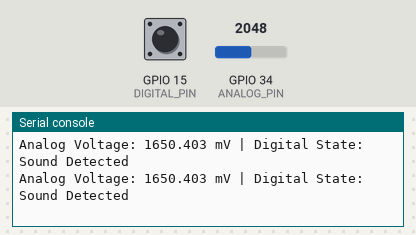
Bench run of a program on a simulated ESP32 board running MicroPython. Parts: the last lines printed to the serial console. Inputs (shaded band) come from the test bench; at power-on: GPIO 15 (DIGITAL_PIN) HIGH, GPIO 34 (ANALOG_PIN) = 2048 (analog values on the 0–4095 scale).

Above: at 1.2 s.
1.3 s: GPIO 15 (DIGITAL_PIN) pulled LOW for 1.2 s
At 2.6 s:
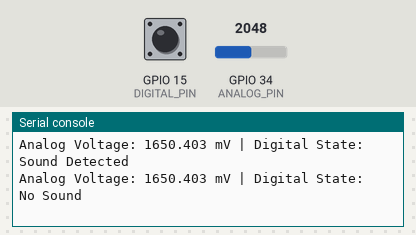
4.0 s: GPIO 34 (ANALOG_PIN) set to 2866
At 4.8 s:
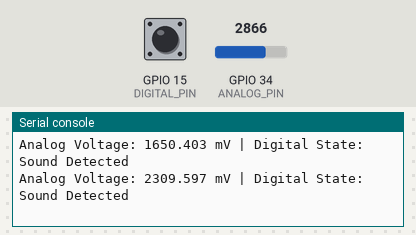
5.5 s: GPIO 34 (ANALOG_PIN) set to 3603
At 6.8 s:
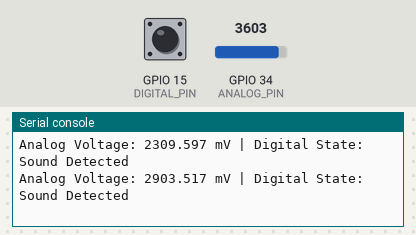
7.0 s: GPIO 15 (DIGITAL_PIN) pulled LOW for 1.2 s
At 7.8 s:
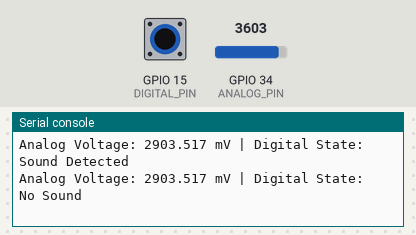
Timing chart, 0 to 10.0 s (numbered marks = the images above; inputs shaded):
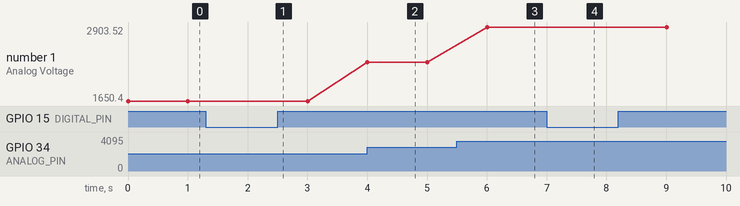

Measured:
- after the input at 1.3 s, the serial console: prints a new line after 0.70 s (image 1)
- after the input at 4.0 s, the serial console: prints a new line at once (image 2)
- after the input at 5.5 s, the serial console: prints a new line after 0.50 s (image 3)
- after the input at 7.0 s, the serial console: prints a new line at once (image 4)
- plotted number 1: 1650.4 → 2309.6 after the input at 4.0 s, 2309.6 → 2903.52 after the input at 5.5 s

The program:

KY037_Sound_Sensor.py
```python
# KY-037 High Sensitivity Sound Detection module demo
import machine
import time

ANALOG_PIN = machine.ADC(machine.Pin(34))
ANALOG_PIN.atten(machine.ADC.ATTN_11DB)
DIGITAL_PIN = machine.Pin(15, machine.Pin.IN, machine.Pin.PULL_UP)

while True:
    analog_value = ANALOG_PIN.read()
    voltage = (analog_value / 4095) * 3300  # Convert to millivolts
    digital_value = DIGITAL_PIN.value()
    print("Analog Voltage:", voltage, "mV", "| Digital State:", "Sound Detected" if digital_value == 1 else "No Sound")
    time.sleep(1)
```
